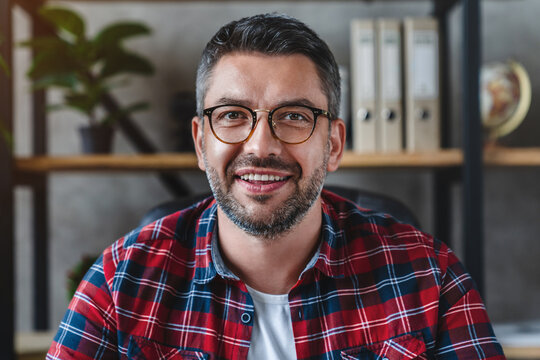
#> input picture Backend/imageProcessing/person.jpg, 540 x 360 px, found by its file name
$ python imageprocessing.py
#> lines starting #> are read from the running program, lines starting #| are printed output that depends on the picture; after the words box and inside, x2 and y2 are one past the last pixel; in counts of white or black regions, pixels touching at a corner belong together; long printed decimals are rounded
# import numpy as np
# import cv2

# # Load the image
# image = cv2.imread('C:/Users/Abdi/ColorWise_AI/Backend/imageProcessing/myphoto.png')

# # Convert the image to the HSV color space
# hsv = cv2.cvtColor(image, cv2.COLOR_BGR2HSV)

# # Define a range of HSV values for skin tones
# lower_skin = np.array([0, 25, 75], dtype=np.uint8)
# upper_skin = np.array([25, 255, 255], dtype=np.uint8)

# # Threshold the image to select only skin pixels
# skin_mask = cv2.inRange(hsv, lower_skin, upper_skin)

# # Apply the mask to the original image to show only the skin pixels
# skin = cv2.bitwise_and(image, image, mask=skin_mask)

# # Save the skin-only image
# cv2.imwrite('C:/Users/Abdi/ColorWise_AI/Backend/imageProcessing/skin_only.png', skin)

# # Convert the skin-only image to HSV color space for analysis
# skin_hsv = cv2.cvtColor(skin, cv2.COLOR_BGR2HSV)

# # Calculate the average skin color
# skin_pixels = skin_hsv[skin_mask > 0]  # Extract skin pixels
# average_skin_color = np.mean(skin_pixels, axis=0)  # Compute mean color

# # Print the average skin color (HSV)
# print("Average skin color (HSV):", average_skin_color)

# # Average skin color in HSV
# average_skin_color_hsv = np.array(average_skin_color, dtype=np.float32)

# # Convert HSV to BGR
# average_skin_color_bgr = cv2.cvtColor(np.uint8([[average_skin_color_hsv]]), cv2.COLOR_HSV2BGR)

# print("Average skin color (BGR):", average_skin_color_bgr[0][0])

# # Define a color palette for recommendations (BGR format)
# color_palette = {
#     'White': [255, 255, 255],
#     'Black': [0, 0, 0],
#     'Red': [0, 0, 255],
#     'Green': [0, 255, 0],
#     'Blue': [255, 0, 0],
#     'Yellow': [0, 255, 255],
#     'Orange': [0, 165, 255],
#     'Purple': [128, 0, 128],
#     'Pink': [203, 192, 255],
#     'Beige': [245, 245, 220],
#     'Brown': [42, 42, 165]
# }

# # Function to convert BGR to HSV
# def bgr_to_hsv(bgr):
#     bgr_image = np.uint8([[bgr]])
#     hsv_image = cv2.cvtColor(bgr_image, cv2.COLOR_BGR2HSV)
#     return hsv_image[0][0]

# # Function to calculate the Euclidean distance between two colors
# def color_distance(color1, color2):
#     return np.sqrt(np.sum((np.array(color1) - np.array(color2)) ** 2))

# # Calculate the complementary color (180 degrees opposite in hue)
# def complementary_color(hsv):
#     hue = hsv[0]
#     hue = (hue + 90) % 180  # 90 degrees offset for complementary color
#     return np.array([hue, hsv[1], hsv[2]], dtype=np.float32)

# # Calculate analogous colors (30 degrees on each side of the hue)
# def analogous_colors(hsv):
#     return [
#         np.array([(hsv[0] + 30) % 180, hsv[1], hsv[2]], dtype=np.float32),
#         np.array([(hsv[0] - 30) % 180, hsv[1], hsv[2]], dtype=np.float32)
#     ]

# # Convert average skin color to HSV
# skin_hsv = bgr_to_hsv(average_skin_color_bgr[0][0])

# # Get complementary and analogous colors
# complementary_hsv = complementary_color(skin_hsv)
# complementary_bgr = cv2.cvtColor(np.uint8([[complementary_hsv]]), cv2.COLOR_HSV2BGR)[0][0]

# analogous_colors_hsv = analogous_colors(skin_hsv)
# analogous_colors_bgr = [cv2.cvtColor(np.uint8([[color]]), cv2.COLOR_HSV2BGR)[0][0] for color in analogous_colors_hsv]

# # Collect all colors for comparison
# recommendations = {
#     'Average Skin Color': average_skin_color_bgr[0][0],
#     'Complementary': complementary_bgr
# }
# for i, color_bgr in enumerate(analogous_colors_bgr):
#     recommendations[f'Analogous {i+1}'] = color_bgr

# # Print recommended outfit colors
# print("Recommended outfit colors:")
# for color_name, color_bgr in recommendations.items():
#     print(f"{color_name}: {color_bgr}")

import numpy as np
import cv2

# Load the image
image = cv2.imread('C:/Users/Abdi/ColorWise_AI/Backend/imageProcessing/person.jpg')
#> image is the input picture: shape (360, 540, 3); mean B, G, R 81.9, 81.7, 96.4

# Convert the image to the HSV color space
hsv = cv2.cvtColor(image, cv2.COLOR_BGR2HSV)
#> hsv: shape (360, 540, 3); mean H, S, V 73.8, 73.8, 102.2

# Define a range of HSV values for skin tones
lower_skin = np.array([0, 25, 75], dtype=np.uint8)
upper_skin = np.array([25, 255, 255], dtype=np.uint8)

# Threshold the image to select only skin pixels
skin_mask = cv2.inRange(hsv, lower_skin, upper_skin)
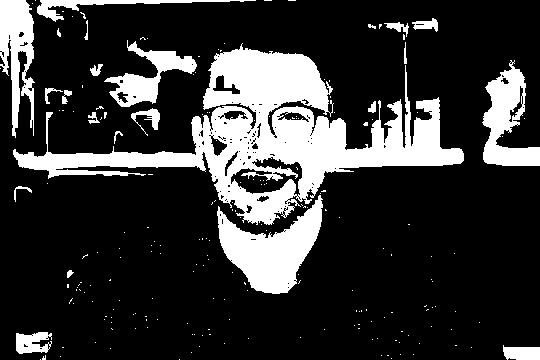
#> skin_mask: shape (360, 540); 21% white; 206 white regions (183 under 20 px), largest, box (x1, y1, x2, y2) and area: (13, 43, 464, 225) 24140, (217, 195, 323, 294) 5086, (482, 60, 540, 166) 3074

# Apply the mask to the original image to show only the skin pixels
skin = cv2.bitwise_and(image, image, mask=skin_mask)
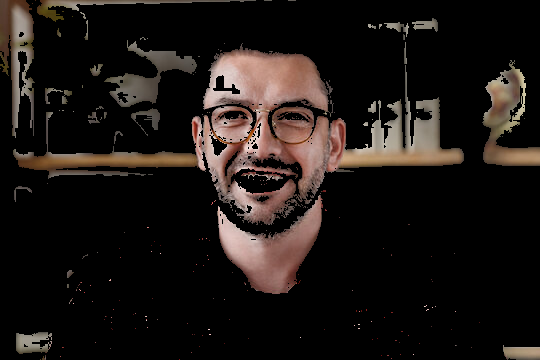
#> skin: shape (360, 540, 3); mean B, G, R 20.8, 23.7, 29.7

# Save the skin-only image
cv2.imwrite('C:/Users/Abdi/ColorWise_AI/Backend/imageProcessing/skin_only.png', skin)

# Convert the skin-only image to HSV color space for analysis
skin_hsv = cv2.cvtColor(skin, cv2.COLOR_BGR2HSV)
#> skin_hsv: shape (360, 540, 3); mean H, S, V 2.2, 16.6, 29.7

# Calculate the average skin color
skin_pixels = skin_hsv[skin_mask > 0]  # Extract skin pixels
average_skin_color = np.mean(skin_pixels, axis=0)  # Compute mean color
#> average_skin_color = [10.68, 79.17, 141.4]

# Print the average skin color (HSV)
print("Average skin color (HSV):", average_skin_color)
#| Average skin color (HSV): [ 10.677   79.166 141.428]

# Average skin color in HSV
average_skin_color_hsv = np.array(average_skin_color, dtype=np.float32)
#> average_skin_color_hsv = [10.68, 79.17, 141.4]

# Convert HSV to BGR
average_skin_color_bgr = cv2.cvtColor(np.uint8([[average_skin_color_hsv]]), cv2.COLOR_HSV2BGR)
#> average_skin_color_bgr = [[97, 112, 141]]

print("Average skin color (BGR):", average_skin_color_bgr[0][0])
#| Average skin color (BGR): [ 97 112 141]

# Define a color palette for recommendations (BGR format)
color_palette = {
    'White': [255, 255, 255],
    'Black': [0, 0, 0],
    'Red': [0, 0, 255],
    'Green': [0, 255, 0],
    'Blue': [255, 0, 0],
    'Yellow': [0, 255, 255],
    'Orange': [0, 165, 255],
    'Purple': [128, 0, 128],
    'Pink': [203, 192, 255],
    'Beige': [245, 245, 220],
    'Brown': [42, 42, 165],
    'Gray': [128, 128, 128],
    'Light Gray': [211, 211, 211],
    'Dark Gray': [169, 169, 169],
    'Light Blue': [173, 216, 230],
    'Dark Blue': [0, 0, 139],
    'Turquoise': [64, 224, 208],
    'Teal': [0, 128, 128],
    'Coral': [255, 127, 80],
    'Salmon': [250, 128, 114],
    'Lavender': [230, 230, 250],
    'Olive': [128, 128, 0],
    'Maroon': [128, 0, 0],
    'Indigo': [75, 0, 130],
    'Mint': [189, 252, 201]
}

# Function to convert BGR to HSV
def bgr_to_hsv(bgr):
    bgr_image = np.uint8([[bgr]])
    hsv_image = cv2.cvtColor(bgr_image, cv2.COLOR_BGR2HSV)
    return hsv_image[0][0]

# Function to calculate the Euclidean distance between two colors
def color_distance(color1, color2):
    return np.sqrt(np.sum((np.array(color1) - np.array(color2)) ** 2))

# Calculate the complementary color (180 degrees opposite in hue)
def complementary_color(hsv):
    hue = hsv[0]
    hue = (hue + 90) % 180  # 90 degrees offset for complementary color
    return np.array([hue, hsv[1], hsv[2]], dtype=np.float32)

# Calculate 10 analogous colors (evenly spaced around the hue wheel)
def analogous_colors(hsv, num_colors=10):
    hues = [(hsv[0] + (i * 360 / num_colors)) % 180 for i in range(num_colors)]
    return [np.array([hue, hsv[1], hsv[2]], dtype=np.float32) for hue in hues]

# Convert average skin color to HSV
skin_hsv = bgr_to_hsv(average_skin_color_bgr[0][0])
#> in bgr_to_hsv, `hsv_image = cv2.cvtColor(bgr_image, cv2.COLOR_BGR2HSV)`: hsv_image = [[10, 80, 141]]
#> skin_hsv = [10, 80, 141]

# Get complementary and analogous colors
complementary_hsv = complementary_color(skin_hsv)
#> in complementary_color, `hue = hsv[0]`: hue = 10
#> in complementary_color, `hue = (hue + 90) % 180`: hue = 100
#> complementary_hsv = [100, 80, 141]
complementary_bgr = cv2.cvtColor(np.uint8([[complementary_hsv]]), cv2.COLOR_HSV2BGR)[0][0]
#> complementary_bgr = [141, 126, 97]

analogous_colors_hsv = analogous_colors(skin_hsv, num_colors=10)
#> in analogous_colors, `hues = [(hsv[0] + (i * 360 / num_colors)) % 180 for i in range(num_col..`: hues = [10, 46, 82, 118, 154, 10, 46, 82, 118, 154]
#> analogous_colors_hsv = [[10, 80, 141], [46, 80, 141], [82, 80, 141], [118, 80, 141], [154, 80, 141], [10, 80, 141], [46, 80, 141], [82, 80, 141], [118, 80, 141], [154, 80, 141]]
analogous_colors_bgr = [cv2.cvtColor(np.uint8([[color]]), cv2.COLOR_HSV2BGR)[0][0] for color in analogous_colors_hsv]
#> analogous_colors_bgr = [[97, 112, 141], [97, 141, 117], [129, 141, 97], [141, 100, 97], [135, 97, 141], [97, 112, 141], [97, 141, 117], [129, 141, 97], [141, 100, 97], [135, 97, 141]]

# Collect all colors for comparison
recommendations = {
    'Average Skin Color': average_skin_color_bgr[0][0],
    'Complementary': complementary_bgr
}
#> recommendations = {'Average Skin Color': [97, 112, 141], 'Complementary': [141, 126, 97]}
for i, color_bgr in enumerate(analogous_colors_bgr):
    recommendations[f'Analogous {i+1}'] = color_bgr
#> this loop made 10 passes
#> after the loop, recommendations = 12 items

# Print recommended outfit colors
print("Recommended outfit colors:")
for color_name, color_bgr in recommendations.items():
    print(f"{color_name}: {color_bgr}")
#> this loop made 12 passes
#> (color_name, color_bgr) on passes 1 to 12: ('Average Skin Color', [97, 112, 141]), ('Complementary', [141, 126, 97]), ('Analogous 1', [97, 112, 141]), ('Analogous 2', [97, 141, 117]), ('Analogous 3', [129, 141, 97]), ('Analogous 4', [141, 100, 97]), ('Analogous 5', [135, 97, 141]), ('Analogous 6', [97, 112, 141]), ('Analogous 7', [97, 141, 117]), ('Analogous 8', [129, 141, 97]), ('Analogous 9', [141, 100, 97]), ('Analogous 10', [135, 97, 141])
#| Average Skin Color: [ 97 112 141]
#| Complementary: [141 126  97]
#| Analogous 1: [ 97 112 141]
#| Analogous 2: [ 97 141 117]
#| Analogous 3: [129 141  97]
#| Analogous 4: [141 100  97]
#| Analogous 5: [135  97 141]
#| Analogous 6: [ 97 112 141]
#> (further printed lines are left out)

$ run again, with Backend/imageProcessing/anotherone.jpg copied over Backend/imageProcessing/person.jpg
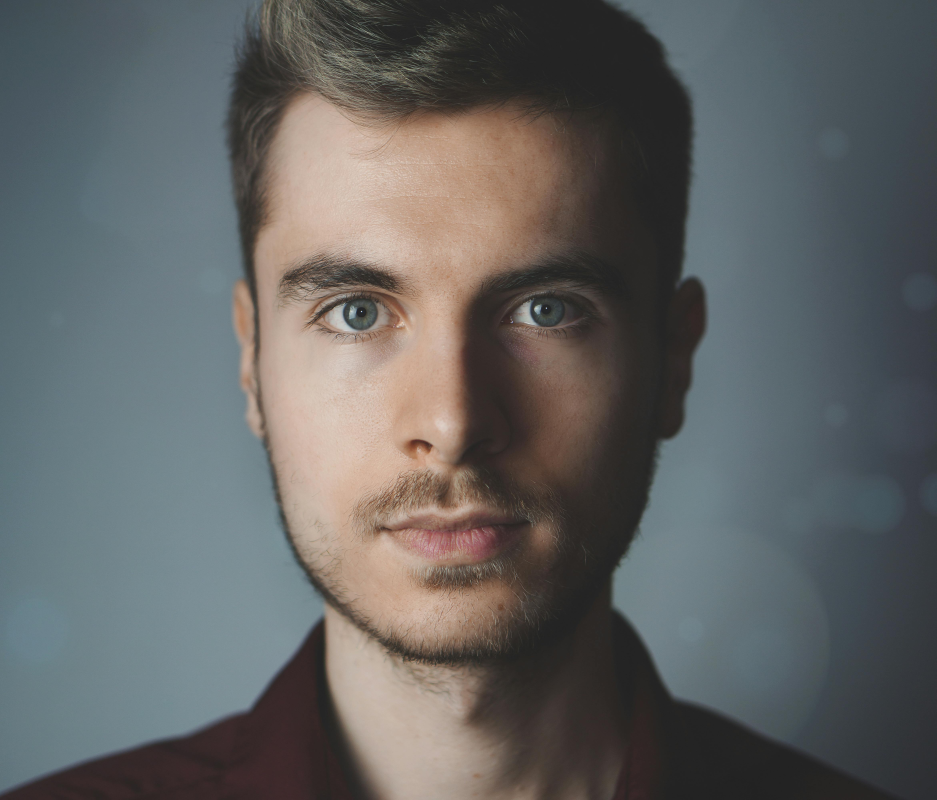
#> input picture Backend/imageProcessing/anotherone.jpg, 4684 x 4000 px, found by its file name (shown at 1/5 size)
#> image is the input picture: shape (4000, 4684, 3); mean B, G, R 98.7, 99.1, 98
#> hsv: shape (4000, 4684, 3); mean H, S, V 61.2, 48.7, 109.5
#> `skin_mask = cv2.inRange(hsv, lower_skin, upper_skin)`:
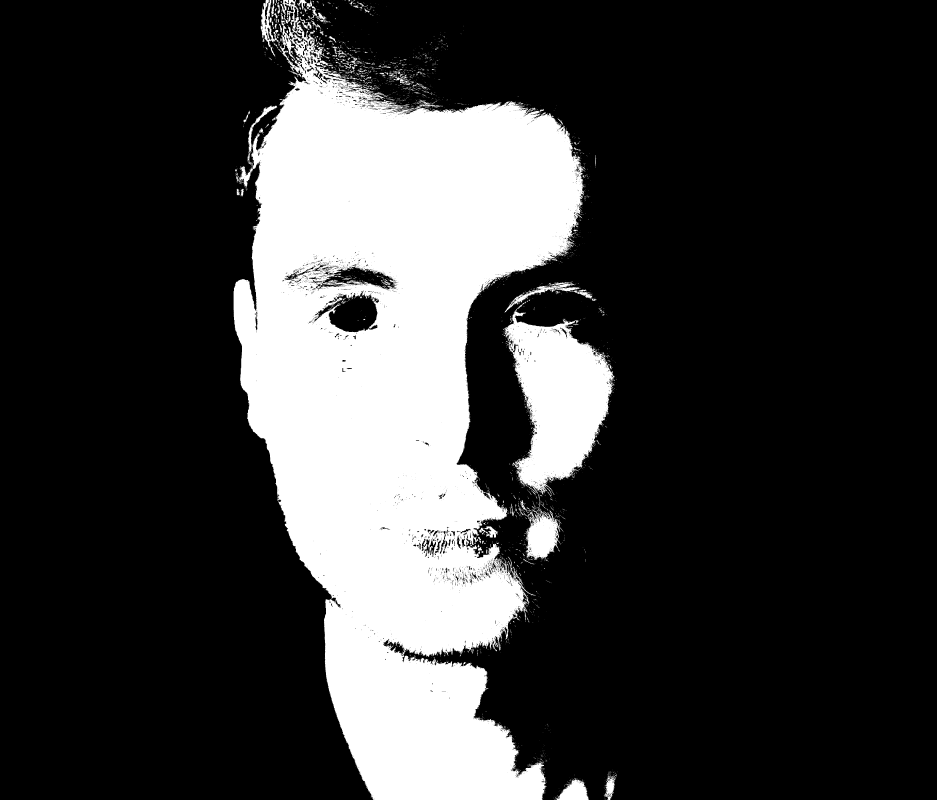
#> skin_mask: shape (4000, 4684) (shown at 1/5 size); 22.6% white; 3915 white regions (3461 under 20 px), largest, box (x1, y1, x2, y2) and area: (1168, 0, 2923, 4000) 3837141, (2515, 1508, 3073, 2474) 289024, (2624, 2547, 2802, 2800) 27921
#> `skin = cv2.bitwise_and(image, image, mask=skin_mask)`:
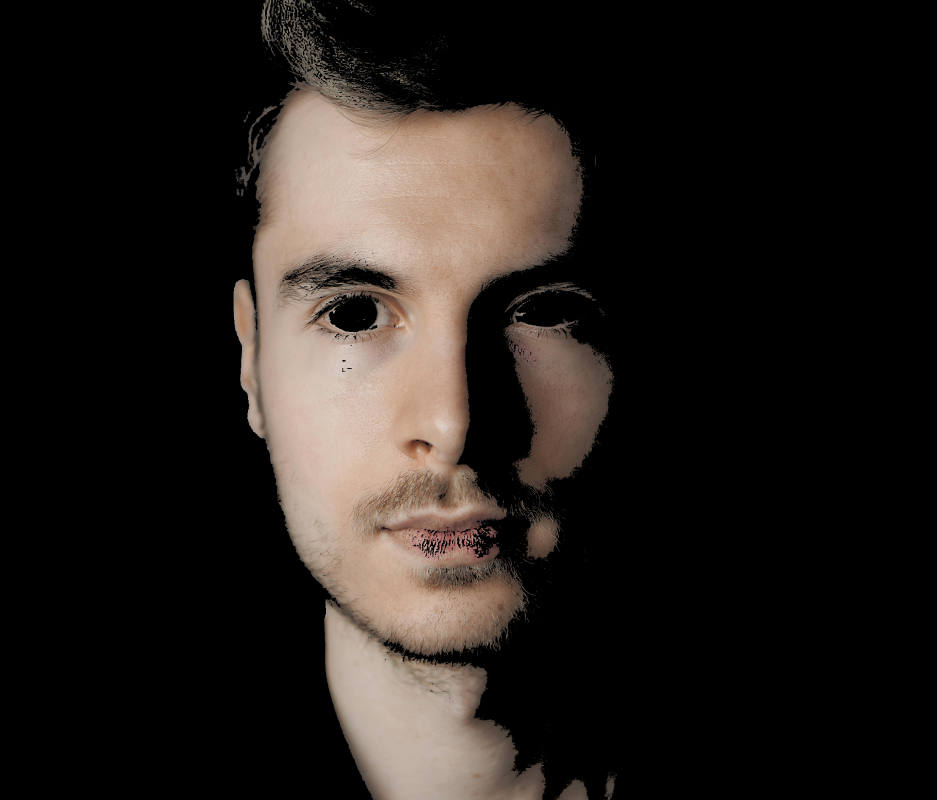
#> skin: shape (4000, 4684, 3) (shown at 1/5 size); mean B, G, R 27.8, 31.4, 36.9
#> average_skin_color = [12.08, 65.46, 163.2]
#| Average skin color (HSV): [ 12.082  65.461 163.219]
#> average_skin_color_bgr = [[121, 138, 163]]
#| Average skin color (BGR): [121 138 163]
#> hsv_image = [[12, 66, 163]]
#> `skin_hsv = bgr_to_hsv(average_skin_color_bgr[0][0])`: skin_hsv = [12, 66, 163]
#> in complementary_color, `hue = hsv[0]`: hue = 12
#> in complementary_color, `hue = (hue + 90) % 180`: hue = 102
#> complementary_hsv = [102, 66, 163]
#> complementary_bgr = [163, 146, 121]
#> hues = [12, 48, 84, 120, 156, 12, 48, 84, 120, 156]
#> analogous_colors_hsv = [[12, 66, 163], [48, 66, 163], [84, 66, 163], [120, 66, 163], [156, 66, 163], [12, 66, 163], [48, 66, 163], [84, 66, 163], [120, 66, 163], [156, 66, 163]]
#> analogous_colors_bgr = [[121, 138, 163], [121, 163, 138], [155, 163, 121], [163, 121, 121], [155, 121, 163], [121, 138, 163], [121, 163, 138], [155, 163, 121], [163, 121, 121], [155, 121, 163]]
#> `recommendations = { 'Average Skin Color': average_skin_color_bgr[0][0]..`: recommendations = {'Average Skin Color': [121, 138, 163], 'Complementary': [163, 146, 121]}
#> the loop `for i, color_bgr in enumerate(analogous_colors_bgr):` made 10 passes
#> after the loop `for i, color_bgr in enumerate(analogous_colors_bgr):`: recommendations = 12 items
#> the loop `for color_name, color_bgr in recommendations.items():` made 12 passes
#> (color_name, color_bgr) on passes 1 to 8: ('Average Skin Color', [121, 138, 163]), ('Complementary', [163, 146, 121]), ('Analogous 1', [121, 138, 163]), ('Analogous 2', [121, 163, 138]), ('Analogous 3', [155, 163, 121]), ('Analogous 4', [163, 121, 121]), ('Analogous 5', [155, 121, 163]), ('Analogous 6', [121, 138, 163])
#> (printed output is left out)

$ run again, with Backend/imageProcessing/myphoto2.jpg copied over Backend/imageProcessing/person.jpg
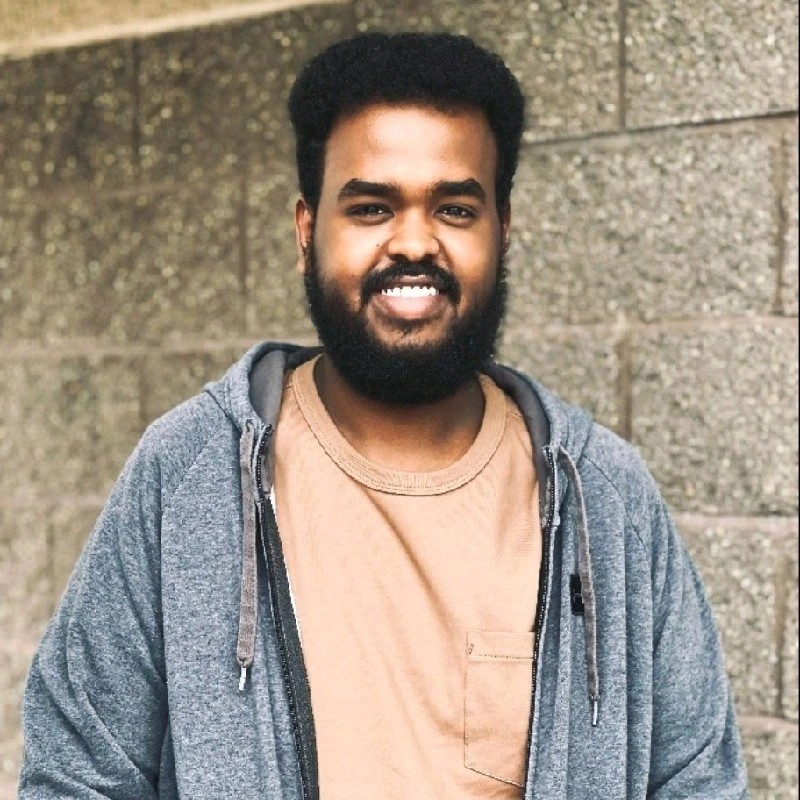
#> input picture Backend/imageProcessing/myphoto2.jpg, 800 x 800 px, found by its file name
#> image is the input picture: shape (800, 800, 3); mean B, G, R 133.3, 146.5, 158.1
#> hsv: shape (800, 800, 3); mean H, S, V 41.5, 58.3, 164.2
#> `skin_mask = cv2.inRange(hsv, lower_skin, upper_skin)`:
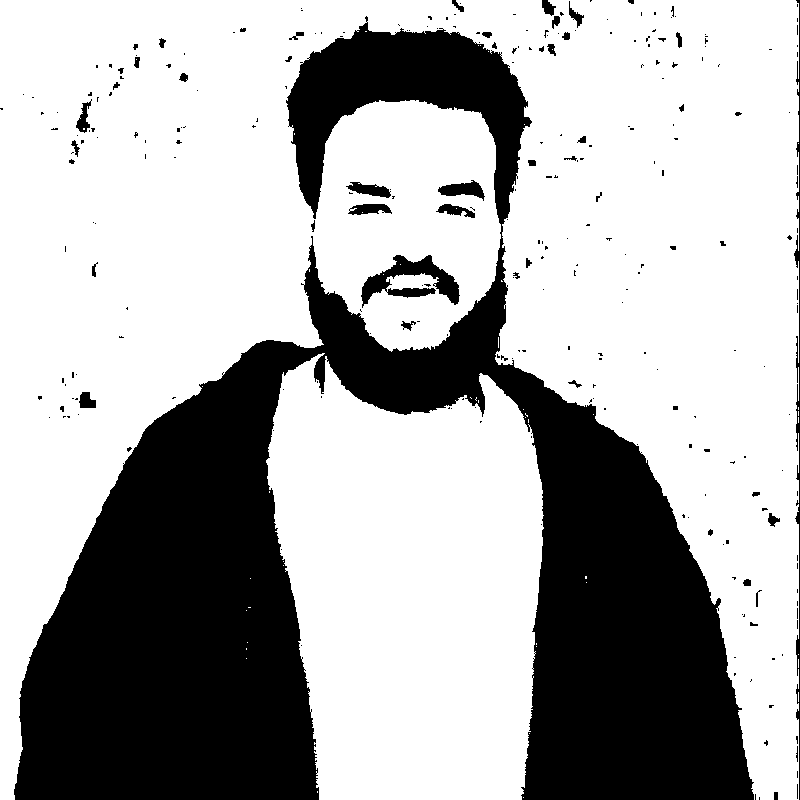
#> skin_mask: shape (800, 800); 68% white; 280 black regions (226 under 20 px), largest, box (x1, y1, x2, y2) and area: (14, 16, 754, 800) 196288, (361, 255, 460, 308) 2128, (794, 0, 800, 800) 1358
#> `skin = cv2.bitwise_and(image, image, mask=skin_mask)`:
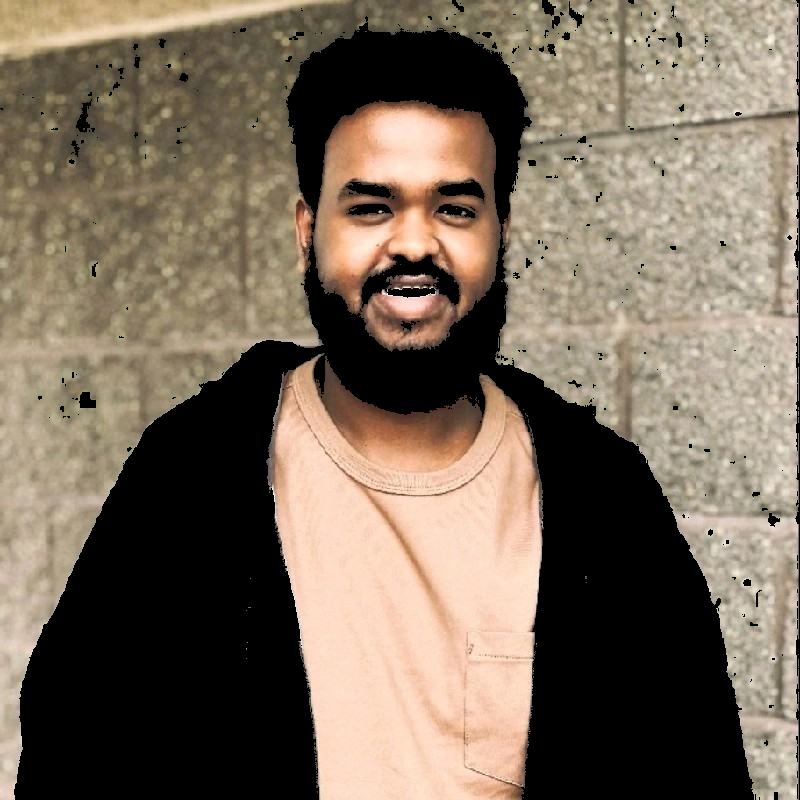
#> skin: shape (800, 800, 3); mean B, G, R 92.1, 108, 122.3
#> average_skin_color = [16.99, 64.78, 179.8]
#| Average skin color (HSV): [ 16.986  64.785 179.797 ]
#> average_skin_color_bgr = [[134, 158, 179]]
#| Average skin color (BGR): [134 158 179]
#> hsv_image = [[16, 64, 179]]
#> `skin_hsv = bgr_to_hsv(average_skin_color_bgr[0][0])`: skin_hsv = [16, 64, 179]
#> in complementary_color, `hue = hsv[0]`: hue = 16
#> in complementary_color, `hue = (hue + 90) % 180`: hue = 106
#> complementary_hsv = [106, 64, 179]
#> complementary_bgr = [179, 155, 134]
#> hues = [16, 52, 88, 124, 160, 16, 52, 88, 124, 160]
#> analogous_colors_hsv = [[16, 64, 179], [52, 64, 179], [88, 64, 179], [124, 64, 179], [160, 64, 179], [16, 64, 179], [52, 64, 179], [88, 64, 179], [124, 64, 179], [160, 64, 179]]
#> analogous_colors_bgr = [[134, 158, 179], [134, 179, 146], [176, 179, 134], [179, 134, 140], [164, 134, 179], [134, 158, 179], [134, 179, 146], [176, 179, 134], [179, 134, 140], [164, 134, 179]]
#> `recommendations = { 'Average Skin Color': average_skin_color_bgr[0][0]..`: recommendations = {'Average Skin Color': [134, 158, 179], 'Complementary': [179, 155, 134]}
#> the loop `for i, color_bgr in enumerate(analogous_colors_bgr):` made 10 passes
#> after the loop `for i, color_bgr in enumerate(analogous_colors_bgr):`: recommendations = 12 items
#> the loop `for color_name, color_bgr in recommendations.items():` made 12 passes
#> (color_name, color_bgr) on passes 1 to 8: ('Average Skin Color', [134, 158, 179]), ('Complementary', [179, 155, 134]), ('Analogous 1', [134, 158, 179]), ('Analogous 2', [134, 179, 146]), ('Analogous 3', [176, 179, 134]), ('Analogous 4', [179, 134, 140]), ('Analogous 5', [164, 134, 179]), ('Analogous 6', [134, 158, 179])
#> (printed output is left out)
